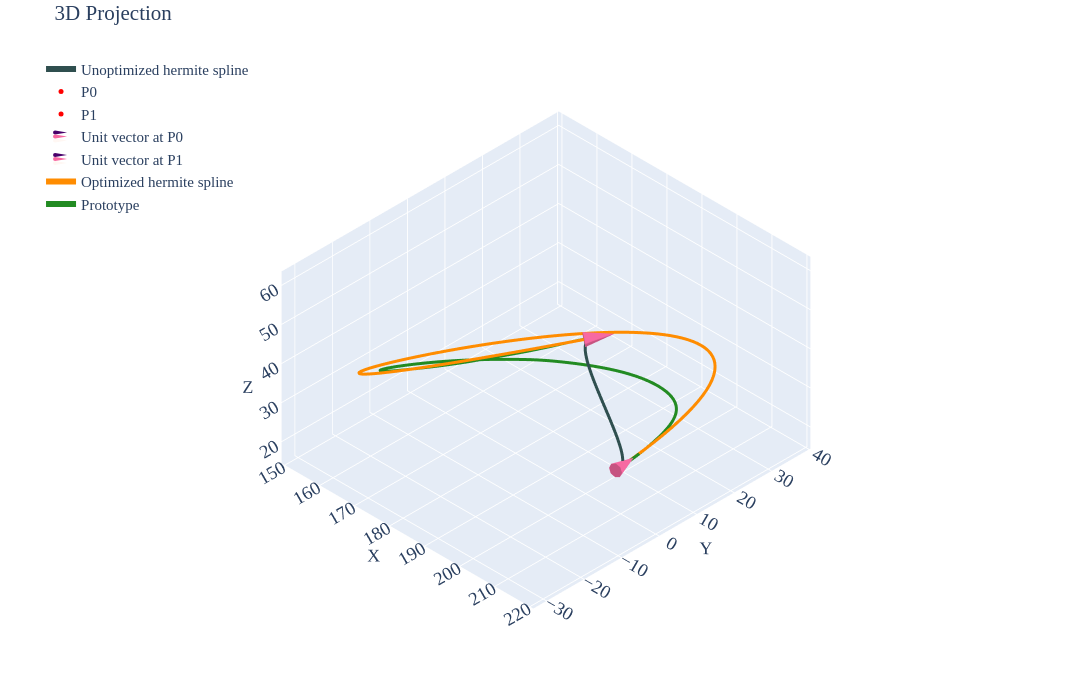

The notebook cell saved with this chart:
### Markdown cell above
## P1 Case 02

### Code cell
df=pd.read_csv('../data/2810/p1-case2.csv')
prt=df.iloc[10:,2:].reset_index(drop=True)

p0=df.iloc[5,2:].values.astype(float)    # Point0
p1=df.iloc[6,2:].values.astype(float)    # Point1
v0=-1*(p0-prt.iloc[3].values).astype(float)
v1=-1*(prt.iloc[96].values-p1).astype(float)
u0=v0/np.linalg.norm(v0)                 # Unit Vector @ Point0
u1=v1/np.linalg.norm(v1)                 # Unit Vector @ Point1
u1=df.iloc[9,2:].values.astype(float)    # Unit Vector @ Point1
m0=df.iloc[2,1]                          # Magnitude for Vector1
m1=df.iloc[3,1]                          # Magnitude for Vector2
u0_init=u0*m0
u1_init=u1*m1
spl=utils.hermite(p0,p1,u0_init,u1_init,num_points=51)

tgt=utils.length(prt.values)             # Target spline length

def obj_fn(mag,prt_pts,p0,p1,u0,u1,n_points=100):
    m0=mag[0]
    m1=mag[1]    
    u0_scld=m0*u0
    u1_scld=m1*u1
    spl=utils.hermite(p0,p1,u0_scld,u1_scld,num_points=n_points)
    dist_err=abs(np.sum((spl-prt_pts)**2))
    return dist_err

def len_up(mag,prt_pts,p0,p1,u0,u1,n_points=100):
    return 2-(utils.length(utils.hermite(p0,p1,mag[0]*u0,mag[1]*u1,num_points=n_points))-utils.length(prt_pts))

def len_lo(mag,prt_pts,p0,p1,u0,u1,n_points=100):
    return 2+(utils.length(utils.hermite(p0,p1,mag[0]*u0,mag[1]*u1,num_points=n_points))-utils.length(prt_pts))

def len_eq(mag,prt_pts,p0,p1,u0,u1,n_points=100):
    return (utils.length(utils.hermite(p0,p1,mag[0]*u0,mag[1]*u1,num_points=n_points))-utils.length(prt_pts))

constraints=[
    {'type':'eq','fun':len_eq,'args':(prt.values,p0,p1,u0,u1)},
    # {'type':'ineq','fun':len_up,'args':(prt.values,p0,p1,u0,u1)},
    # {'type':'ineq','fun':len_lo,'args':(prt.values,p0,p1,u0,u1)}
]

sol=minimize(obj_fn,[1,1],args=(prt.values,p0,p1,u0,u1),method='SLSQP',constraints=constraints)
u0_final=sol.x[0]*u0
u1_final=sol.x[1]*u1
spl=utils.hermite(p0,p1,u0_init,u1_init,num_points=100)
spl_tgt=utils.hermite(p0,p1,u0_final,u1_final,num_points=100)

pd.DataFrame(spl_tgt, columns=['X','Y','Z']).to_csv('../data/2810/rev-opt/p1-case2-opt.csv',index=False)

print(f'Length of the Prototype Spline: {utils.length(prt.values):.5f}')
print(f'Given target spline length: {tgt:.5f}')
print(f'Length of the Hermite Spline: {utils.length(spl.astype(float)):.5f}')
print(f'Achieved Length of the Hermite Spline: {utils.length(spl_tgt.astype(float)):.5f}')
print(f'\nMaximum Distance Deviation: {max(np.linalg.norm(spl_tgt-spl,axis=1)):.4f}')
print(f'Total Distance Deviation: {sum(np.linalg.norm(spl_tgt-spl,axis=1)):.4f}')
print(f'\nComputed Magnitude (M0, M1): {sol.x[0]:.4f}, {sol.x[1]:.4f}')

utils.plotter(spl,p0,p1,u0_init,u1_init,tgt=spl_tgt,prt=prt.values,cne=6,intr='d',tgt_label='Optimized hermite spline')
